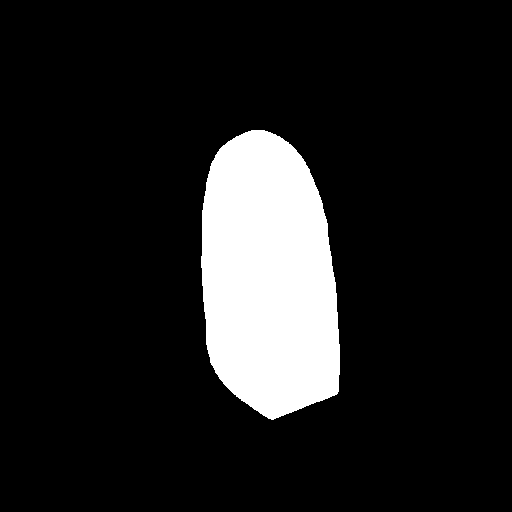
#> input picture Mask Volume/example_mask.png, 512 x 512 px
$ python main.py
#> lines starting #> are read from the running program, lines starting #| are printed output that depends on the picture; after the words box and inside, x2 and y2 are one past the last pixel; in counts of white or black regions, pixels touching at a corner belong together; long printed decimals are rounded
### Mask Volume/maskvolume.py
# -*- coding: utf-8 -*-
"""
Created on Mon Apr  4 15:24:55 2022

@author: Preshen Naidoo

This module contains functions for computing the volume of a binary mask.
In order to compute a volume from a single image, a major assumption is that
it is cylindrical.
"""

import cv2
import math
from sympy import Point, Polygon, Line, Segment2D
from drawhelper import *
from skimage.draw import line

def get_p_at_d(p,v,d):
    '''
    Computes a point at a certain distance along the given vector.

    Parameters
    ----------
    p : tuple
        Represents a 2d coordinate, example (x,y).
    v : tuple
        Represents a 2d vector.
    d : int or float
        Represents distance.

    Returns
    -------
    pTemp : tuple
        A new 2d coordinate.

    '''

    v2 = (v[0]*d, v[1]*d)
    pTemp = (p[0]+v2[0], p[1]+v2[1])
    return pTemp

def get_norm(v):
    '''
    Normalises the specified vector.

    Parameters
    ----------
    v : tuple
        Represents a 2d vector

    Returns
    -------
    v_norm : tuple
             The normalised vector.

    '''

    vd = math.sqrt(v[0]*v[0]+v[1]*v[1])
    v_norm = (v[0]/vd, v[1]/vd)
    return v_norm

def get_dist(p1, p2):
    '''
    Computes the distance between two points.

    Parameters
    ----------
    p1 : tuple
         Represents a 2d coordinate, example (x,y).
    p2 : tuple
         Represents a 2d coordinate, example (x,y).

    Returns
    -------
    d : float
        DIstance between p1 and p2.

    '''

    d = math.sqrt(pow(p2[0]-p1[0],2) + pow(p2[1]-p1[1],2))
    return d

def get_mid(p1, p2):
    '''
    Computes the midpoint between two points, p1 and p2.

    Parameters
    ----------
    p1 : tuple
         Represents a 2d coordinate, example (x,y).
    p2 : tuple
         Represents a 2d coordinate, example (x,y).

    Returns
    -------
    TYPE
        tuple.
    TYPE
        A new 2d point i.e. the midpoint.

    '''

    return ((p1[0]+p2[0])/2.0, (p1[1]+p2[1])/2.0)


# [267 lines left out: function get_mask_volume, not called in this run]


def get_intersection(mask_rgb, poly_points, line_pt1, line_pt2):

    temp_mask_rgb = mask_rgb.copy()

    #red
    temp_mask_rgb = draw_line_on_image(temp_mask_rgb, line_pt1[0], line_pt1[1], line_pt2[0], line_pt2[1], (255,0,0), use_weight=True)

    #green
    temp_mask_rgb = fill_poly_on_image(temp_mask_rgb, poly_points, (0,255,0))

    #cyan
    temp_mask_rgb = draw_poly_on_image(temp_mask_rgb, poly_points, (255,255,0), use_weight = False)

    pt1 = (int(line_pt1[0]), int(line_pt1[1]))
    pt2 = (int(line_pt2[0]), int(line_pt2[1]))
    discrete_line = list(zip(*line(*pt1, *pt2)))

    int_pts = []
    prev_pix = (0,0,0)
    for i in range(len(discrete_line)):
        coord = discrete_line[i]

        if(abs(coord[1])>=temp_mask_rgb.shape[0] or abs(coord[0])>=temp_mask_rgb.shape[1]):
            continue

        if(coord[0] <= 0):
            continue

        if(coord[1] <= 0):
            continue

        pix = temp_mask_rgb[int(coord[1]), int(coord[0])]

        if np.array_equal(pix, np.asarray((255,255,0))):
            int_pts.append(coord)
        elif i > 0:
            #check for change in transition
            if(np.array_equal(prev_pix, np.asarray((255,0,0))) and np.array_equal(pix, np.asarray((0,255,0)))):
                int_pts.append(coord)
            elif(np.array_equal(prev_pix, np.asarray((0,255,0))) and np.array_equal(pix, np.asarray((255,0,0)))):
                int_pts.append(coord)

        prev_pix = pix

    return int_pts


def get_mask_volume_quick(mask, K=20, is_binary_image = True):
    '''
    Computes the volume of the mask with the assumption that the
    width of the segments are used as the radius of a cylinder.

    Parameters
    ----------
    mask : numpy array of 2 or 3 dimensions
           This is a binary mask which means the values contained within
           the array are 1 and 0 only.
    K : int, optional
        The number of segments(or cylinders) to divide the mask into.
        The default is 20.
        The greater the number the better the volume approximation, however,
        the more computationally expensive it becomes.
    is_binary_image : bool, optional
        if true, then the input mask is expected to be a binary image.
        Otherwise, it is a normal rgb image.
        Example, if you're passing in an np.array from
        tensorflow.model.predict' for a segmentation binary classification
        problem, then this would be a binary image or binary mask.
    use_bottom_midpoint : bool, optional
        if this is true, the segments are based on the centerline from the
        maximum point(top of LV) to the midpoint at the bottom of the LV.
        If False, then the centerline runs from the max point to the min point.
        The default is True.

    Returns
    -------
    None.

    '''

    use_bottom_midpoint = True

    poly_points = None
    midpointline = None
    minmaxline = None
    segments = None

    adj_mask = mask.copy()

    if is_binary_image:
        if(len(mask.shape) == 3):
            adj_mask = mask[:, :, 0]

    mask_rgb = adj_mask

    if is_binary_image:
        mask_rgb = get_rgb_image(adj_mask)

    #Get polyline of the mask
    image_test1_gray = cv2.cvtColor(mask_rgb, cv2.COLOR_BGR2GRAY)
    contours, hierarchy = cv2.findContours(image_test1_gray, cv2.RETR_EXTERNAL, cv2.CHAIN_APPROX_SIMPLE)

    largest_index_area = 0
    largest_area = -1
    for i in range(0, len(contours)):
        area = cv2.contourArea(contours[i])
        if (area > largest_area):
            largest_area = area
            largest_index_area = i

    if(largest_area <= 0):
        return 0, None, None, None, None

    #Get the shape/polyline of the largest area
    poly_points = contours[largest_index_area]

    #get the bounds
    box = cv2.boundingRect(poly_points);
    length_vert = (box[1]+box[3]) - box[1]
    length_hori = (box[0]+box[2]) - box[0]
    min_row = box[1] - length_vert
    max_row = box[1] + box[3] + length_vert
    min_col = box[0] - length_hori
    max_col = box[0] + box[2] + length_hori

    #Find the two points furthest apart
    #While looping through all points, Also find the bottom-left most point and the bottom-right most point
    index1 = -1
    index2 = -1
    dr = -999999999999.00
    d_left = 999999999999.00
    d_right = 999999999999.00
    left_index = -1
    right_index = -1
    for i in range(len(poly_points)):
        coord1 = poly_points[i][0]
        x1 = coord1[0]
        y1 = coord1[1]
        for j in range(len(poly_points)):
            if(i==j):
                continue
            coord2 = poly_points[j][0]
            x2 = coord2[0]
            y2 = coord2[1]

            d = math.sqrt(pow(x2-x1,2) + pow(y2-y1,2))
            if(d>dr):
                dr = d
                index1 = i
                index2 = j

        d1 = get_dist(coord1, (min_col, max_row))
        d2 = get_dist(coord1,(max_col, max_row))
        if(d1 < d_left):
            d_left = d1
            left_index = i
        if(d2 < d_right):
            d_right = d2
            right_index = i

    coord1 = poly_points[index1][0]
    coord2 = poly_points[index2][0]

    #Find min and max and get vect between them
    minP = None
    maxP = None

    if(coord1[1] > coord2[1]):
        minP = coord1
        maxP = coord2
    else:
        minP = coord2
        maxP = coord1

    minmaxline = [minP, maxP]

    #Get the midpoint
    leftMost = poly_points[left_index][0]
    rightMost = poly_points[right_index][0]
    mid_temp = get_mid(leftMost, rightMost)

    pts_temp = []
    for i in range(len(poly_points)):
        coord = poly_points[i][0]
        x1 = coord[0]
        y1 = coord[1]
        pt = Point(x1,y1)
        pts_temp.append(pt)

    #Get vector from max point to mid point
    v1 = (maxP[0] - mid_temp[0], maxP[1] - mid_temp[1])
    vd = math.sqrt(v1[0]*v1[0]+v1[1]*v1[1])
    v1norm = (v1[0]/vd, v1[1]/vd)

    #Find the true midpoint
    p1_temp = get_p_at_d(maxP, v1norm, dr)
    p2_temp = get_p_at_d(maxP, v1norm, -dr*1.10)

    int_pts_temp = get_intersection(mask_rgb, poly_points, p1_temp, p2_temp)
    pts_len = len(int_pts_temp)
    true_mid = None
    #There should only be 2 points of intersection
    if(len(int_pts_temp) >= 2):
        if(get_dist(mid_temp, int_pts_temp[0]) < get_dist(mid_temp, int_pts_temp[pts_len-1])):
            true_mid = int_pts_temp[0]
        else:
            true_mid = int_pts_temp[pts_len-1]
    else:
        true_mid = mid_temp

    midpointline = [true_mid, maxP]

    startPt = maxP
    endPt = minP
    if(use_bottom_midpoint):
        endPt = true_mid

    #Get vector from start point to end point
    v1 = (endPt[0] - startPt[0], endPt[1] - startPt[1])
    vd = math.sqrt(v1[0]*v1[0]+v1[1]*v1[1])
    v1norm = (v1[0]/vd, v1[1]/vd)

    #Get step size/distance
    distance = get_dist(startPt, endPt)
    h = distance/K
# [4 lines of commented-out code are left out]
    true_k = K

    #Variables for the loop initialisation
    start = (startPt[0], startPt[1])
    start = get_p_at_d(start, v1norm, -h)
    vol = 0
    segments = []
    start = startPt
    has_intersections = True
    index = -1
    blank_rgb = get_rgb_image(np.zeros((mask_rgb.shape[0],mask_rgb.shape[1])))
    while(has_intersections):
        width = 0
        index += 1

        #Get point along the line starting from startPt and taking a distance of h
        #Get vect between the next point and the previous point
        end = get_p_at_d(start, (v1norm[0], v1norm[1]), h)
        vH = (end[0] - start[0], end[1] - start[1])
        start = (end[0], end[1])

        #Safety to get out of the loop
        if(get_dist(startPt, end) >= dr*1.1):
            has_intersections = False
            break

        #Rotate vect by 90 to get the horizontal cutting line
        vPerp = (vH[1],vH[0]*-1.0)
        vPerp_norm = get_norm(vPerp)

        #Extend length of horizontal line to make sure it cuts
        phoriz1 = get_p_at_d(end, vPerp_norm, -dr)
        phoriz2 = get_p_at_d(end, vPerp_norm, dr)

        p1 = phoriz1
        p2 = phoriz2
        int_pts = get_intersection(blank_rgb, poly_points, p1, p2)

        if(len(int_pts) == 2):
            int1 = int_pts[0]
            int2 = int_pts[1]
            int_pt1 = (float(int1[0]),float(int1[1]))
            int_pt2 = (float(int2[0]),float(int2[1]))
            width = get_dist(int_pt1, int_pt2)
            segments.append((int_pt1,int_pt2))

        elif (len(int_pts) > 2):
            #just append the first and last for now
            p1 = int_pts[0]
            p2 = int_pts[len(int_pts)-1]
            int_pt1 = (float(p1[0]),float(p1[1]))
            int_pt2 = (float(p2[0]),float(p2[1]))
            width += get_dist(int_pt1, int_pt2)
            segments.append((int_pt1,int_pt2))
        else:
            #len(int_pts) is zero or one here
            has_intersections = False
            break

        rad = width/2.0
        vol += math.pi*rad*rad*h

    return vol, poly_points, minmaxline, midpointline, segments


def annotate_image(mask, polypoints, minmaxline, midpointline, segments, is_binary_image = True):
    '''
    This function plots the information returned by get_mask_volume.
    Used for visual analysis of the segments and centerline.

    Parameters
    ----------
    mask : TYPE
        As returned from get_mask_volume.
    polypoints : TYPE
        As returned from get_mask_volume..
    minmaxline : TYPE
        As returned from get_mask_volume..
    midpointline : TYPE
        As returned from get_mask_volume..
    segments : TYPE
        As returned from get_mask_volume..
     is_binary_image : bool, optional
        If true, then the input mask is expected to be a binary image.
        Otherwise, it is a normal rgb image.

    Returns
    -------
    mask_rgb : TYPE
        DESCRIPTION.

    '''

    adj_mask = mask.copy()

    if is_binary_image:
        if(len(mask.shape) == 3):
            adj_mask = mask[:, :, 0]

    mask_rgb = adj_mask

    if is_binary_image:
        mask_rgb = get_rgb_image(adj_mask)

    #Draw the shape/polyline of the largest area onto the mask
    if not polypoints is None:
        mask_rgb = draw_poly_on_image(mask_rgb, polypoints, (255,255,0), False)

    #Draw the line between the two farthest points of the polyline.
    if not minmaxline is None:
        minP = minmaxline[0]
        maxP = minmaxline[1]
        mask_rgb = draw_line_on_image(mask_rgb, minP[0], minP[1], maxP[0], maxP[1], (0,255,0), False)

    #Draw the line between the highest point and the bottom mid-point.
    if not midpointline is None:
        midP = midpointline[0]
        maxP = midpointline[1]
        mask_rgb = draw_line_on_image(mask_rgb, midP[0], midP[1], maxP[0], maxP[1], (255,0,255), False)

    #Draw the lines of the segments that run accross the mask
    if not segments is None:
        for segment in segments:
            int_pt1 = segment[0]
            int_pt2 = segment[1]
            mask_rgb = draw_line_on_image(mask_rgb, int_pt1[0], int_pt1[1], int_pt2[0], int_pt2[1], (255,0,0), use_weight = False)
            mask_rgb = draw_circle_on_image(mask_rgb, int_pt1[0], int_pt1[1], 2, (0,0,255), False)
            mask_rgb = draw_circle_on_image(mask_rgb, int_pt2[0], int_pt2[1], 2, (0,0,255), False)

    return mask_rgb

### Mask Volume/drawhelper.py
# -*- coding: utf-8 -*-
"""
Created on Mon Apr  4 16:05:00 2022

@author: Preshen Naidoo
"""

import cv2
import numpy as np


def get_rgb_image(predicted_mask):

    img_temp_np = np.zeros((512,512,3))


    for i in range(512):
         for j in range(512):
             if predicted_mask[i,j] == 1:
                img_temp_np[i,j] = (int(255),int(255),int(255))
             else:
                img_temp_np[i,j] = (int(0),int(0),int(0))

    img = img_temp_np.astype(np.uint8)

    return img


def draw_poly_on_image(img, coordinates, color, use_weight=True):
    pts = np.array(coordinates, np.int32)
    pts = pts.reshape((-1,1,2))

    weight = 1
    if (use_weight):
        weight = 2

    img = cv2.polylines(img, [pts], True, color, thickness=weight)
    return img


def fill_poly_on_image(img, coordinates, color):

    pts = np.array(coordinates, np.int32)
    pts = pts.reshape((-1,1,2))
    img = cv2.fillPoly(img, [pts], color)
    return img


def draw_line_on_image(img, x1, y1, x2, y2, color, use_weight=True):

    weight = 1
    if (use_weight):
        weight = 2

    img = cv2.line(img, (int(x1), int(y1)), (int(x2), int(y2)), color, thickness=weight)
    return img


def draw_circle_on_image(img, x1, y1, radius, color, use_weight=True):

    weight = 1
    if (use_weight):
        weight = 2

    img = cv2.circle(img,(int(x1),int(y1)), radius, color, thickness=weight)
    return img


# [11 lines left out: function show_image, not called in this run]

### Mask Volume/main.py
# -*- coding: utf-8 -*-
"""
Created on Tue Apr  5 12:05:06 2022

@author: Preshen Naidoo

Example showing how to use the maskvolume module
"""

from maskvolume import *
import cv2
import numpy as np
import matplotlib.pyplot as plt


def main():
    mask_example= cv2.imread('example_mask.png')
#> mask_example is the input picture: shape (512, 512, 3); 12.3% white; 1 white region, box (x1, y1, x2, y2) and area: (201, 130, 340, 420) 32366
    vol, poly_points, minmaxline, midpointline, segments = get_mask_volume_quick(mask_example, K=20, is_binary_image = False)
#> in get_mask_volume_quick, `image_test1_gray = cv2.cvtColor(mask_rgb, cv2.COLOR_BGR2GRAY)`: image_test1_gray: shape (512, 512); 12.3% white; 1 white region
#> in get_mask_volume_quick, `contours, hierarchy = cv2.findContours(image_test1_gray, cv2.RETR_EXTE..`: contours = 1 contour; box (x1, y1, x2, y2) and area: (201, 130, 340, 420) 32030
#> the loop in get_mask_volume_quick, `for i in range(0, len(contours)):` made 1 pass
#> (area, largest_area, largest_index_area) on pass 1: (32029.5, 32029.5, 0)
#> after the loop in get_mask_volume_quick, `for i in range(0, len(contours)):`: largest_area = 32029.5; largest_index_area = 0
#> in get_mask_volume_quick, `poly_points = contours[largest_index_area]`: poly_points = contour of 261 points, box (x1, y1, x2, y2) (201, 130, 340, 420), area 32030
#> in get_mask_volume_quick, `box = cv2.boundingRect(poly_points);`: box = (201, 130, 139, 290)
#> in get_mask_volume_quick, `length_vert = (box[1]+box[3]) - box[1]`: length_vert = 290
#> in get_mask_volume_quick, `length_hori = (box[0]+box[2]) - box[0]`: length_hori = 139
#> in get_mask_volume_quick, `min_row = box[1] - length_vert`: min_row = -160
#> in get_mask_volume_quick, `max_row = box[1] + box[3] + length_vert`: max_row = 710
#> in get_mask_volume_quick, `min_col = box[0] - length_hori`: min_col = 62
#> in get_mask_volume_quick, `max_col = box[0] + box[2] + length_hori`: max_col = 479
#> the loop in get_mask_volume_quick, `for i in range(len(poly_points)):` made 261 passes
#> (x1, y1, d1, d2, d_left, d_right) on passes 1, 2, 12, 14, 16, 18, 20, 22, 23, 24, 25, 26: (251, 130, 610, 623.2, 610, 623.2), (250, 131, 608.8, 622.6, 608.8, 622.6), (238, 136, 600.4, 622.5, 600.4, 622.5), (234, 138, 597.3, 622.3, 597.3, 622.3), (231, 140, 594.5, 621.6, 594.5, 621.6), (229, 141, 593, 621.5, 593, 621.5), (224, 145, 587.8, 619.9, 587.8, 619.9), (219, 149, 582.6, 618.3, 582.6, 618.3), (219, 150, 581.6, 617.4, 581.6, 617.4), (217, 152, 579.1, 616.4, 579.1, 616.4), (217, 153, 578.2, 615.5, 578.2, 615.5), (215, 155, 575.7, 614.6, 575.7, 614.6)
#> (x1, y1, d1, d2, d_left) on passes 3 to 8: (248, 131, 608.1, 623.4, 608.1), (247, 132, 606.9, 622.8, 606.9), (245, 132, 606.3, 623.6, 606.3), (244, 133, 605, 623, 605), (243, 133, 604.7, 623.4, 604.7), (242, 134, 603.5, 622.9, 603.5)
#> in draw_poly_on_image, `img = cv2.polylines(img, [pts], True, color, thickness=weight)`:
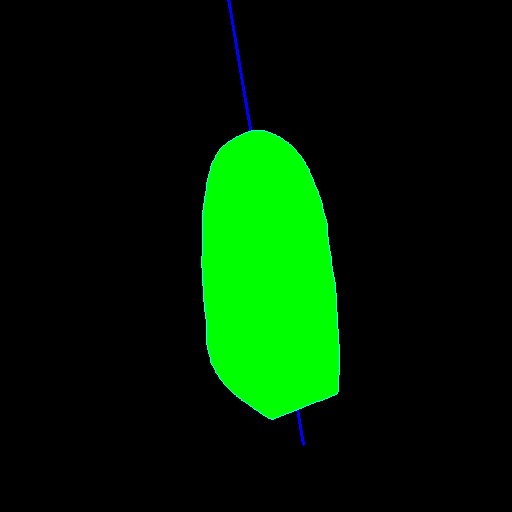
#> img: shape (512, 512, 3); mean B, G, R 1.1, 31.5, 0
#> the loop in get_mask_volume_quick, `while(has_intersections):` made 21 passes
#> pass 1, in draw_line_on_image (call 2), `img = cv2.line(img, (int(x1), int(y1)), (int(x2), int(y2)), color, thi..`:
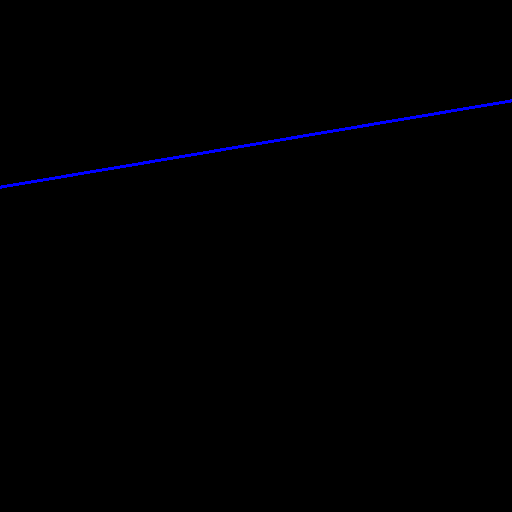
#> img: shape (512, 512, 3); mean of channels 0, 1, 2 1.5, 0, 0; drawn as B, G, R
#> pass 1, in fill_poly_on_image (call 2), `img = cv2.fillPoly(img, [pts], color)`:
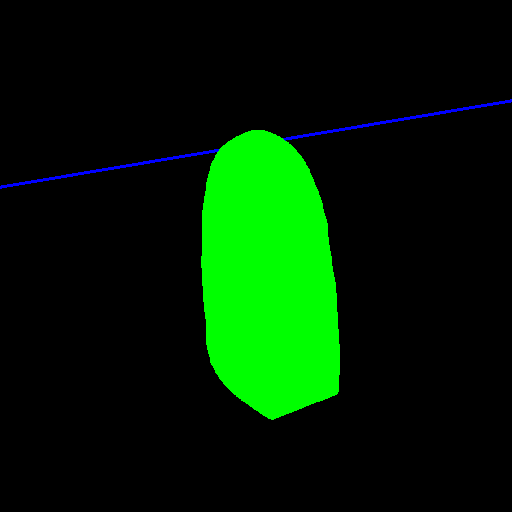
#> img: shape (512, 512, 3); 12.35% of pixels changed, all inside (x1, y1, x2, y2) = (201, 130, 340, 420); drawn as B, G, R
    print(vol)
#| 2974643.375
    img = annotate_image(mask_example, poly_points, None, midpointline, segments)
#> in draw_line_on_image (call 23), `img = cv2.line(img, (int(x1), int(y1)), (int(x2), int(y2)), color, thi..`:
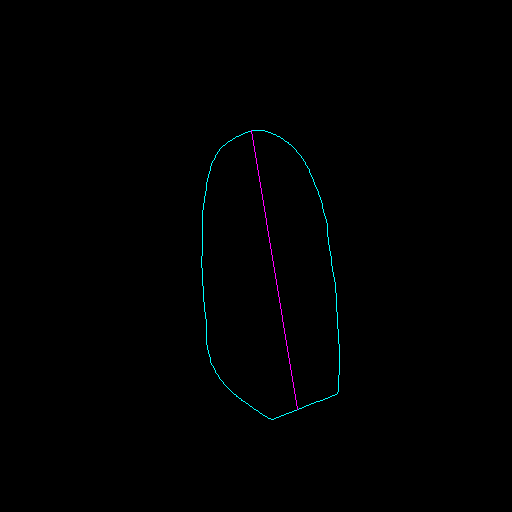
#> img: shape (512, 512, 3); mean of channels 0, 1, 2 0.9, 0.7, 0.3; drawn as B, G, R
#> the loop in annotate_image, `for segment in segments:` made 20 passes
#> segment on passes 1 to 12: ((219, 149), (283, 139)), ((211, 165), (296, 151)), ((207, 180), (305, 164)), ((205, 194), (312, 177)), ((203, 209), (317, 190)), ((202, 223), (322, 204)), ((202, 238), (325, 218)), ((202, 252), (327, 232)), ((201, 267), (329, 246)), ((202, 281), (331, 260)), ((203, 295), (333, 274)), ((204, 309), (335, 288))
#> pass 2, in draw_line_on_image (call 25), `img = cv2.line(img, (int(x1), int(y1)), (int(x2), int(y2)), color, thi..`:
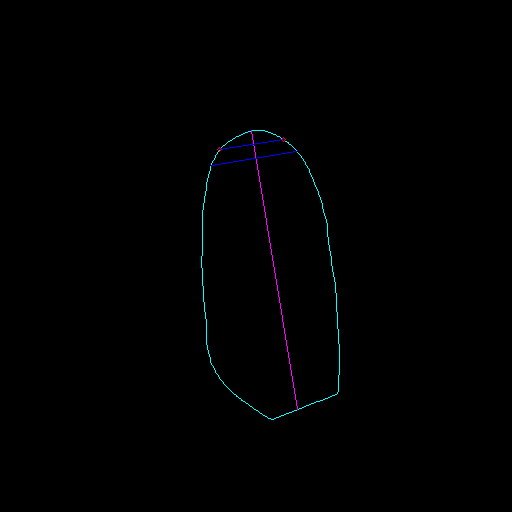
#> img: shape (512, 512, 3); mean of channels 0, 1, 2 1.1, 0.6, 0.3; drawn as B, G, R
#> after the loop in annotate_image, `for segment in segments:`:
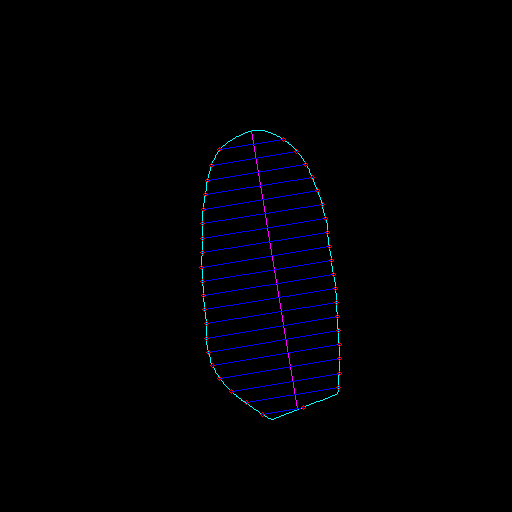
#> mask_rgb: shape (512, 512, 3); 0.97% of pixels changed, all inside (x1, y1, x2, y2) = (199, 137, 342, 417); drawn as B, G, R
    plt.imshow(img)

if __name__ == "__main__":
    main()
